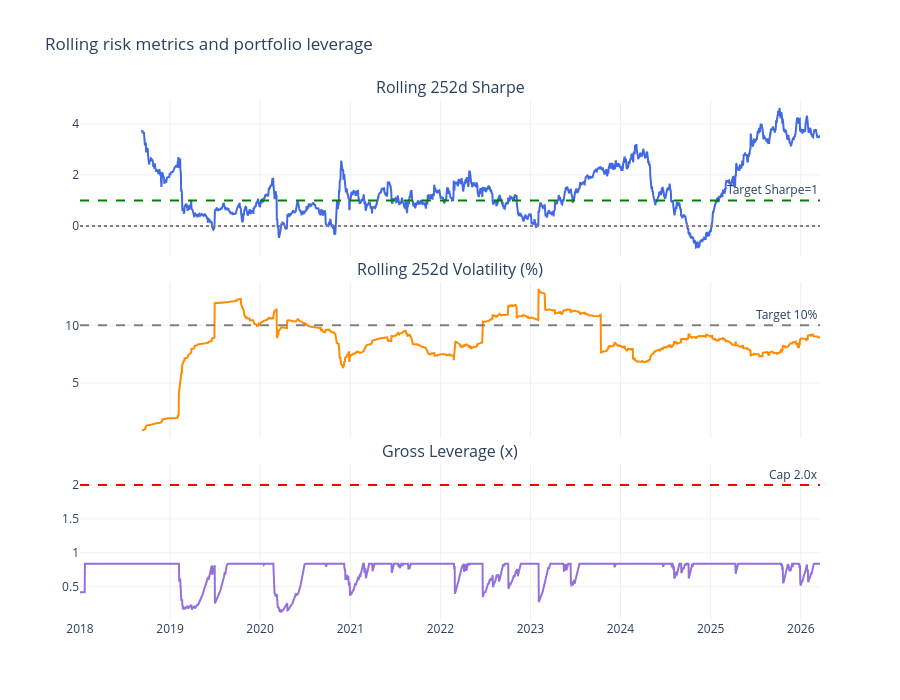

Write notebook code for a chart like this one.
### Code cell
# ── Chart: rolling Sharpe / vol / gross leverage ──────────────────────────

roll_win = 252

roll_sharpe = (port_ret_f.rolling(roll_win).mean() * ANN /
               (port_ret_f.rolling(roll_win).std() * ANN**0.5)).rename('sharpe')
roll_vol    = (port_ret_f.rolling(roll_win).std() * ANN**0.5 * 100).rename('vol_pct')

fig3 = make_subplots(rows=3, cols=1, shared_xaxes=True, vertical_spacing=0.05,
                     subplot_titles=['Rolling 252d Sharpe',
                                     'Rolling 252d Volatility (%)',
                                     'Gross Leverage (x)'])

fig3.add_trace(go.Scatter(x=roll_sharpe.index, y=roll_sharpe.values,
                          name='Rolling Sharpe', line=dict(color='royalblue')),
               row=1, col=1)
fig3.add_hline(y=0, line_dash='dot', line_color='grey', row=1, col=1)
fig3.add_hline(y=1.0, line_dash='dash', line_color='green',
               annotation_text='Target Sharpe=1', row=1, col=1)

fig3.add_trace(go.Scatter(x=roll_vol.index, y=roll_vol.values,
                          name='Rolling Vol', line=dict(color='darkorange')),
               row=2, col=1)
fig3.add_hline(y=TARGET_PORT_VOL*100, line_dash='dash', line_color='grey',
               annotation_text=f'Target {TARGET_PORT_VOL:.0%}', row=2, col=1)

fig3.add_trace(go.Scatter(x=gross_lev.index, y=gross_lev.values,
                          name='Gross Leverage', line=dict(color='mediumpurple')),
               row=3, col=1)
fig3.add_hline(y=PORT_LEV_CAP, line_dash='dash', line_color='red',
               annotation_text=f'Cap {PORT_LEV_CAP:.1f}x', row=3, col=1)

fig3.update_layout(title='Rolling risk metrics and portfolio leverage',
                   height=700, template='plotly_white', showlegend=False)
fig3.show()

### Figure 1 — Plotly figure (JSON) as saved in the notebook; plotly's stock layout.template omitted (floating-point values rounded to 4 significant figures; data arrays with more than 128 entries replaced by an {"elided": "..."} marker saying what was removed)
{"data": [{"line": {"color": "royalblue"}, "name": "Rolling Sharpe", "type": "scatter", "x": {"elided": "2991 str values"}, "xaxis": "x", "y": {"elided": "2991 float values"}, "yaxis": "y"}, {"line": {"color": "darkorange"}, "name": "Rolling Vol", "type": "scatter", "x": {"elided": "2991 str values"}, "xaxis": "x2", "y": {"elided": "2991 float values"}, "yaxis": "y2"}, {"line": {"color": "mediumpurple"}, "name": "Gross Leverage", "type": "scatter", "x": {"elided": "2991 str values"}, "xaxis": "x3", "y": {"elided": "2991 float values"}, "yaxis": "y3"}], "layout": {"annotations": [{"font": {"size": 16}, "showarrow": false, "text": "Rolling 252d Sharpe", "x": 0.5, "xanchor": "center", "xref": "paper", "y": 1.0, "yanchor": "bottom", "yref": "paper"}, {"font": {"size": 16}, "showarrow": false, "text": "Rolling 252d Volatility (%)", "x": 0.5, "xanchor": "center", "xref": "paper", "y": 0.65, "yanchor": "bottom", "yref": "paper"}, {"font": {"size": 16}, "showarrow": false, "text": "Gross Leverage (x)", "x": 0.5, "xanchor": "center", "xref": "paper", "y": 0.3, "yanchor": "bottom", "yref": "paper"}, {"showarrow": false, "text": "Target Sharpe=1", "x": 1, "xanchor": "right", "xref": "x domain", "y": 1.0, "yanchor": "bottom", "yref": "y"}, {"showarrow": false, "text": "Target 10%", "x": 1, "xanchor": "right", "xref": "x2 domain", "y": 10.0, "yanchor": "bottom", "yref": "y2"}, {"showarrow": false, "text": "Cap 2.0x", "x": 1, "xanchor": "right", "xref": "x3 domain", "y": 2.0, "yanchor": "bottom", "yref": "y3"}], "height": 700, "shapes": [{"line": {"color": "grey", "dash": "dot"}, "type": "line", "x0": 0, "x1": 1, "xref": "x domain", "y0": 0, "y1": 0, "yref": "y"}, {"line": {"color": "green", "dash": "dash"}, "type": "line", "x0": 0, "x1": 1, "xref": "x domain", "y0": 1.0, "y1": 1.0, "yref": "y"}, {"line": {"color": "grey", "dash": "dash"}, "type": "line", "x0": 0, "x1": 1, "xref": "x2 domain", "y0": 10.0, "y1": 10.0, "yref": "y2"}, {"line": {"color": "red", "dash": "dash"}, "type": "line", "x0": 0, "x1": 1, "xref": "x3 domain", "y0": 2.0, "y1": 2.0, "yref": "y3"}], "showlegend": false, "title": {"text": "Rolling risk metrics and portfolio leverage"}, "xaxis": {"anchor": "y", "domain": [0.0, 1.0], "matches": "x3", "showticklabels": false}, "xaxis2": {"anchor": "y2", "domain": [0.0, 1.0], "matches": "x3", "showticklabels": false}, "xaxis3": {"anchor": "y3", "domain": [0.0, 1.0]}, "yaxis": {"anchor": "x", "domain": [0.7, 1.0]}, "yaxis2": {"anchor": "x2", "domain": [0.35, 0.65]}, "yaxis3": {"anchor": "x3", "domain": [0.0, 0.3]}}}
